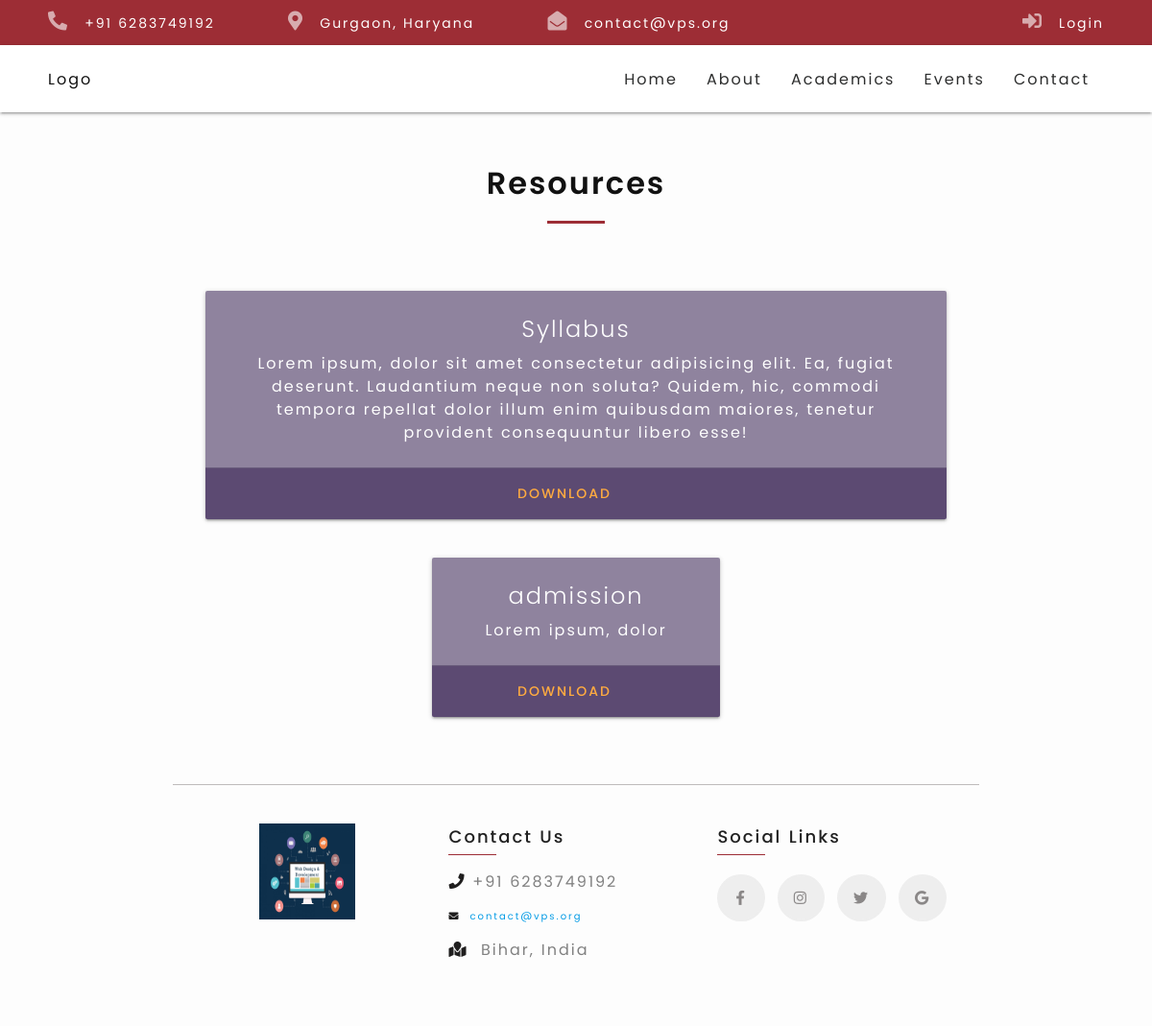
The app's page /academics/resources/ with its own data.
### aboutAndStaffs/models.py (models this page shows, shortened)
class About(models.Model):
    logo = models.ImageField(upload_to="images")
    description = models.TextField(max_length=500)
    facebook = models.URLField(null=True)
    instagram = models.URLField(null=True)
    twitter = models.URLField(null=True)
    email = models.EmailField(null=True)
    contact = models.IntegerField(default=0)
    school_address = models.CharField(max_length=20, null=True)
    about_video = models.FileField(upload_to="video")

### academics/models.py (models this page shows)
class Resource(models.Model):
    title = models.CharField(max_length=100)
    description = models.TextField(max_length=500)
    createdOn = models.DateField()
    pdf = models.FileField(upload_to='pdf')

### academics/views.py (the view)
# urls.py: path('resources/', views.resources, name="resources")
def resources(request):
    reso = Resource.objects.all()
    return render(request, 'academics/resources.html', {'resources': reso})

### vpsBase/context_processor.py (called while the page is built)
def render_footer(request):
    footer_content = About.objects.all()[0]
    return {
        'about_content': footer_content
    }

### academics/templates/academics/resources.html (shortened to what this page needs)
{% extends 'vpsBase/base.html' %}
{% block content %}
<div class="resources-page text-center padding-lr-20 padding-tb-50">
  <h2 class="heading">Resources</h2>
<div class="container">
  <div class="resources d-flex flex-column mt-35">
    {% if resources %}
    {% for resource in resources %}
      <div class="card">
        <div class="card-content">
          <span class="card-title">{{resource.title}}</span>
          <p>{{resource.description}}</p>
        </div>
        <div class="card-action">
          <a href="{{resource.pdf.url}}" download>
              Download
          </a>
        </div>
      </div>
    {% endfor %}
    {% else %}
      <p>Please add resources...</p>
    {% endif %}
  </div>
</div>
</div>
   {% endblock content %}

### vpsBase/templates/vpsBase/navbar.html (shortened to what this page needs)
{% load static %}
<div class="navbar-top-panel ">
    <div class="navbar-top-panel-left">
      <ul>
        <li>
          <i class="fas fa-phone-alt"></i>
          <a href="tel:#">+91 {{ about_content.contact }}</a>
        </li>
        <li>
          <i class="fas fa-map-marker-alt"></i>
          <a href="#">Gurgaon, Haryana</a>
        </li>
        <li>
          <i class="fas fa-envelope-open"></i>
          <a href="mailto:#">{{ about_content.email }}</a>
        </li>
      </ul>
    </div>
    <div class="navbar-top-panel-right">
      <i class="fas fa-sign-in-alt"></i>
      <a href="{% url 'login' %}">Login</a>
    </div>
  </div>
  <nav>
    <div class="nav-wrapper">
      <a href="#" class="brand-logo">Logo</a>
      <ul class="right hide-on-med-and-down">
        <li><a href="{% url 'home' %}">Home</a></li>
        <li><a class="dropdown-trigger" href="#" data-target="about-dropdown">About</a></li>
        <li><a class="dropdown-trigger" href="#" data-target="academics-dropdown">Academics</a></li>
        <li><a href="{% url 'events' %}">Events</a></li>
        <li><a href="{% url 'contact' %}">Contact</a></li>
      </ul>
    </div>
  </nav>

### vpsBase/templates/vpsBase/footer.html (shortened to what this page needs)
{% load static %}
<div class="container">
  <div class="row justify-content-center my-20">
    <div class="col s12 l4 text-center">
     <img src="{% static 'images/footer_img.jpg' %}" alt="vps_logo" class="footer-logo">
    </div>
    <div class="col s12 l4 d-flex flex-column">
     <p class="footer-heading">Contact Us</p>
     <p style="color: grey">
        <i class="fas fa-phone" style="color: rgb(31, 30, 30)"></i
        >&nbsp;+91 {{ about_content.contact }}
      </p>
      <a href="mailto:contact@vps.com">
        <i class="fas fa-envelope" style="color: rgb(31, 30, 30)"></i
        >&nbsp;&nbsp;{{ about_content.email }}
      </a>
      <p style="color: grey;margin-bottom: 40px;">
        <i class="fas fa-map-marked" style="color: rgb(31, 30, 30)"></i
        >&nbsp;&nbsp;{{ about_content.school_address }}
      </p>
    </div>
    <div class="col s12 l4 d-flex flex-column">
        <p class="footer-heading">Social Links</p>
        <div class="flex flex-row mt-20">
      <a href="{{ about_content.facebook }}" class="social-links-1">
          <i class="fab fa-facebook-f"></i>
      </a>
      <a href="{{ about_content.instagram }}" class="social-links-2" style="margin-left: 8px;">
        <i class="fab fa-instagram"></i>
    </a>
    <a href="{{ about_content.twitter }}" class="social-links-3" style="margin-left: 8px;margin-right: 8px; ">
        <i class="fab fa-twitter "></i>
    </a>
    <a href="mailto:{{ about_content.email }}" class="social-links-4">
        <i class="fab fa-google "></i>
    </a>
</div>
    </div>
  </div>
</div>

### static/css/custom/styles.css (style rules this page uses)
* { box-sizing: border-box; }
:root { --bg-color: #9D2D35; --font-color:#2d2e2e; }
html { font-size: 62.5%; letter-spacing: 2px; }
body { padding: 0; margin: 0; background-color: #fdfdfd; font-family: "Poppins", sans-serif; }
h1, h2, h3, h4, h5, h6 { line-height: 1.5; font-family: "Poppins"; color: #111; font-weight: 600; }
h2 { font-size: 3.2rem; }
p { font-size: 1.4rem; line-height: 1.5; }
.text-center { text-align: center; }
.heading::after { display: block; height: 3px; width: 60px; background-color: var(--bg-color); margin:auto; margin-top: 1.5rem; content: ""; }
@media screen and (min-width: 601px) { p { font-size: 1.6rem;; } }

### static/css/custom/resources.css (style rules this page uses)
.resources-page .heading { margin-top: 0; }
.resources { flex-wrap: wrap; }
.resources .card { background-color: #301a4b88; min-width: 30rem; margin: 2rem; color: #fff; }
.resources .card-action a { font-weight: 500; font-size: 1.4rem; }
@media only screen and (min-width: 601px) { .resources-page .resources { margin-top:5rem; flex-direction: row !important; justify-content: space-evenly; } }

### static/css/custom/home.css (style rules this page uses)
.navbar-top-panel { display: none; }
nav { background-color: var(--bg-color); position: sticky; top: 0; left: 0; z-index: 10; }
nav .brand-logo { color: #121212; font-size: 1.6rem; }
nav .nav-wrapper ul { margin : 0; }
nav, nav .nav-wrapper i, nav a.sidenav-trigger, nav a.sidenav-trigger i { line-height: 3.2 !important; }
@media only screen and (min-width: 601px) { .navbar-top-panel { display: block; display: flex; justify-content: space-between; align-items: center; background-color: var(--bg-color); color: #fff; padding: 1.2rem 5rem; font-size: 1.4rem; } }
@media only screen and (min-width: 601px) { .navbar-top-panel ul { margin:0; } }
@media only screen and (min-width: 601px) { .navbar-top-panel-left ul li { list-style: none; display: inline-block; margin-right: 7rem; } }
@media only screen and (min-width: 601px) { .navbar-top-panel a { color: #fff; } }
@media only screen and (min-width: 601px) { .navbar-top-panel .fas { margin-right: 1rem; opacity: 0.6; font-size: 2rem; } }
@media only screen and (min-width: 601px) { nav { height: 7rem; padding: 1rem 5rem; align-items: center; background-color: #fff; } }
@media only screen and (min-width: 601px) { .nav-wrapper ul a, .brand-logo { font-size: 1.6rem; color: var(--font-color); } }

### static/css/custom/footer.css (style rules this page uses)
.footer-logo { height: 100px; width: 100px; margin-bottom: 40px; }
p.footer-heading { margin-top: 0; font-size: 18px; padding-left: 0 !important; font-weight: 500; margin-bottom: 6px !important; }
p.footer-heading::after { display: block; height: 1.2px; width: 50px; background-color: var(--bg-color); margin-top: 5px; content: ""; position: absolute; }
a.social-links-1 { text-decoration: none; color: rgb(138, 135, 135) !important; background-color: #eee; display: inline-block; padding: 12px 17px 11px 17px !important; border-radius: 50%; font-size: 1.5rem; border: solid 2.5px #eee; transition-duration: 0.3s; }
a.social-links-2 { text-decoration: none; color: rgb(36, 35, 35); display: inline-block; background-color: #eee; color: rgb(138, 135, 135) !important; padding: 12px 15px 11px 15px !important; border-radius: 50%; font-size: 1.5rem; border: solid 2.5px #eee; transition-duration: 0.3s; }
a.social-links-3 { text-decoration: none; color: rgb(36, 35, 35); display: inline-block; background-color: #eee; color: rgb(138, 135, 135) !important; padding: 12px 15px 11px 15px !important; border-radius: 50%; font-size: 1.5rem; border: solid 2.5px #eee; transition-duration: 0.3s; }
a.social-links-4 { text-decoration: none; color: rgb(36, 35, 35); display: inline-block; background-color: #eee; color: rgb(138, 135, 135) !important; padding: 12px 15px 11px 15px !important; border-radius: 50%; font-size: 1.5rem; border: solid 2.5px #eee; transition-duration: 0.3s; }

### static/css/custom/utils.css (style rules this page uses)
.d-flex { display: flex; }
.flex-row { flex-direction: row; }
.flex-column { flex-direction: column; }
.justify-content-center { justify-content: center; }
.text-center { text-align: center ; }
.mt-20 { margin-top: 2rem; }
.my-20 { margin-top: 40px; margin-bottom: 40px; }
.mt-35 { margin-top: 3.5rem; }
.padding-tb-50 { padding-top:5rem ; padding-bottom: 5rem ; }
.padding-lr-20 { padding-left: 2rem !important; padding-right: 2rem !important; }

### records on screen
About: contact "6283749192", email "contact@vps.org", school_address "Bihar, India"
Resource: title "Syllabus", description "Lorem ipsum, dolor sit amet consectetur adipisicing elit. Ea, fugiat deserunt. Laudantium neque non soluta? Quidem, hic, commodi tempora repellat dolor illum enim quibusdam maiores, tenetur provident consequuntur libero esse!"
Resource: title "admission", description "Lorem ipsum, dolor"
